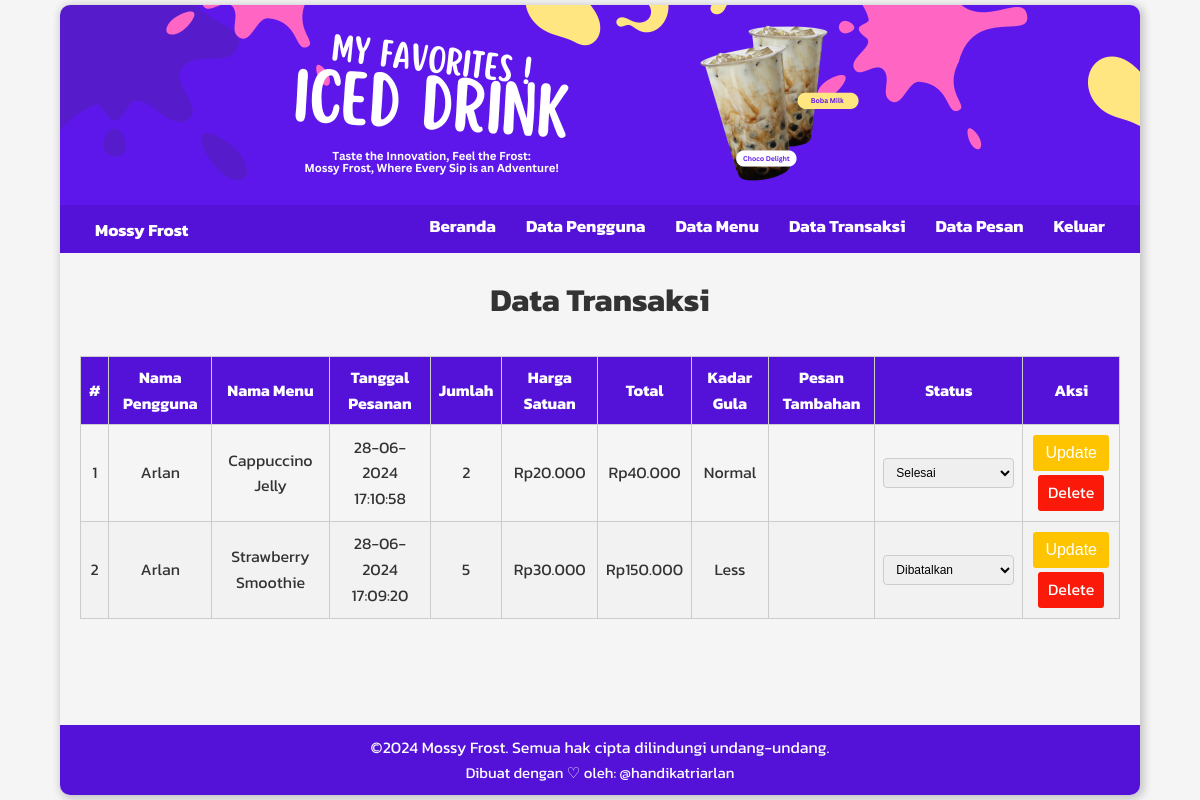
The app's page /data-order.php (signed in) with its own data.
### tables this page shows
CREATE TABLE `orders` (
  `id` int NOT NULL,
  `user_id` int NOT NULL,
  `menu_id` int NOT NULL,
  `shipping_address` text NOT NULL,
  `order_date` timestamp NULL DEFAULT CURRENT_TIMESTAMP,
  `quantity` int NOT NULL,
  `price` int NOT NULL,
  `sugar_level` enum('normal','less','half','no') NOT NULL,
  `additional_message` text,
  `status` enum('Pending','Selesai','Dibatalkan','Sedang Diantar','Sedang Diproses') NOT NULL DEFAULT 'Pending'
);

CREATE TABLE `users` (
  `id` int NOT NULL,
  `email` varchar(255) NOT NULL,
  `name` varchar(255) NOT NULL,
  `phone` varchar(20) NOT NULL,
  `address` text NOT NULL,
  `password` varchar(255) DEFAULT NULL,
  `role` enum('admin','user') DEFAULT 'user'
);

CREATE TABLE `menus` (
  `id` int NOT NULL,
  `name` varchar(255) NOT NULL,
  `description` text,
  `price` int NOT NULL,
  `image` varchar(255) DEFAULT NULL,
  `user_id` int NOT NULL
);

### data-order.php (the view, shortened to what this page needs)
<?php
include "config/connection.php";
$sql = "SELECT o.id, u.name as user_name, m.name as menu_name, o.shipping_address, o.order_date, o.quantity, o.price as menu_price, o.sugar_level, o.additional_message, o.status
        FROM orders o
        INNER JOIN users u ON o.user_id = u.id
        INNER JOIN menus m ON o.menu_id = m.id
        ORDER BY o.order_date DESC";
$stmt = $conn->prepare($sql);
$stmt->execute();
$transactions = $stmt->fetchAll(PDO::FETCH_ASSOC);
?>
<main>
    <h1 class="title">Data Transaksi</h1>
    <table class="order-history">
        <thead>
            <tr>
                <th>#</th>
                <th>Nama Pengguna</th>
                <th>Nama Menu</th>
                <th>Tanggal Pesanan</th>
                <th>Jumlah</th>
                <th>Harga Satuan</th>
                <th>Total</th>
                <th>Kadar Gula</th>
                <th>Pesan Tambahan</th>
                <th>Status</th>
                <th>Aksi</th>
            </tr>
        </thead>
        <tbody>
            <?php foreach ($transactions as $index => $transaction) : ?>
                <tr>
                    <td><?php echo $index + 1; ?></td>
                    <td><?php echo htmlspecialchars($transaction['user_name']); ?></td>
                    <td><?php echo htmlspecialchars($transaction['menu_name']); ?></td>
                    <td><?php echo date('d-m-Y H:i:s', strtotime($transaction['order_date'])); ?></td>
                    <td><?php echo $transaction['quantity']; ?></td>
                    <td>Rp<?php echo number_format($transaction['menu_price'], 0, ',', '.'); ?></td>
                    <td>Rp<?php echo number_format($transaction['menu_price'] * $transaction['quantity'], 0, ',', '.'); ?></td>
                    <td><?php echo ucfirst($transaction['sugar_level']); ?></td>
                    <td><?php echo htmlspecialchars($transaction['additional_message']); ?></td>
                    <td>
                        <form action="data-order.php" method="POST">
                            <select name="status" class="status-select">
                                <option value="selesai" <?php echo ($transaction['status'] == 'Selesai') ? 'selected' : ''; ?>>Selesai</option>
                                <option value="dibatalkan" <?php echo ($transaction['status'] == 'Dibatalkan') ? 'selected' : ''; ?>>Dibatalkan</option>
                            </select>
                        </td>
                        <td>
                            <div class="action-buttons">
                                <button type="submit" class="btn-update">Update</button>
                                <a href="data-order.php?delete=<?php echo $transaction['id']; ?>" class="btn-delete">Delete</a>
                            </div>
                    </td>
                </tr>
            <?php endforeach; ?>
        </tbody>
    </table>
</main>
<?php
$content = ob_get_clean();
include "layouts/app.php";
?>

### layouts/app.php (shortened to what this page needs)
<!DOCTYPE html>
<html lang="en">
<head>
    <link rel="stylesheet" href="assets/styles/style.css">
</head>
<body>
    <div class="container">
        <?php
        include "app/header.php";
        echo isset($content) ? $content : '';
        include "app/footer.php";
        ?>
    </div>
</body>
</html>

### layouts/app/header.php (shortened to what this page needs)
<header>
    <img src="assets/images/mossy-frost-header.png" alt="Mossy Frost Banner" class="header-img">
    <nav>
        <ul>
            <li class="brand"><a href="index.php">Mossy Frost</a></li>
            <li class="align-right"><a href="index.php">Beranda</a></li>
            <?php if (isset($_SESSION['user_id']) && $_SESSION['role'] == 'user') { ?>
                <li class="align-right"><a href="menu.php">Menu</a></li>
                <li class="align-right"><a href="order.php">Pesan</a></li>
                <li class="align-right"><a href="history.php">Riwayat</a></li>
                <li class="align-right"><a href="contact.php">Kontak</a></li>
                <li class="align-right"><a href="logout.php">Keluar</a></li>
            <?php } else if (isset($_SESSION['user_id']) && $_SESSION['role'] == 'admin') { ?>
                <li class="align-right"><a href="data-user.php">Data Pengguna</a></li>
                <li class="align-right"><a href="data-menu.php">Data Menu</a></li>
                <li class="align-right"><a href="data-order.php">Data Transaksi</a></li>
                <li class="align-right"><a href="data-message.php">Data Pesan</a></li>
                <li class="align-right"><a href="logout.php">Keluar</a></li>
            <?php } ?>
        </ul>
    </nav>
</header>

### layouts/app/footer.php
<footer>
    <p>&copy;2024 Mossy Frost. Semua hak cipta dilindungi undang-undang.</p>
    <p class="creator">Dibuat dengan ♡ oleh: <a href="https://handikatriarlan.w3spaces.com/" target="_blank">@handikatriarlan</a></p>
</footer>

### assets/styles/style.css (style rules this page uses)
* { margin: 0; padding: 0; box-sizing: border-box; }
html, body { height: 100%; font-family: "Kanit", sans-serif; line-height: 1.6; background-color: #f5f5f5; color: #333; }
body { display: flex; flex-direction: column; }
.container { display: flex; flex-direction: column; flex: 1; width: 1080px; margin: 5px auto; border-radius: 10px; box-shadow: 2px 2px 8px 2px rgba(0, 0, 0, 0.2); }
header { position: relative; }
.header-img { display: block; margin: 0 auto; border-top-left-radius: 10px; border-top-right-radius: 10px; max-width: 100%; height: auto; }
nav { position: absolute; top: 100%; left: 0; width: 100%; background-color: #5412d8; padding: 8px 10px; }
nav ul { list-style-type: none; margin: 0; padding: 0; text-align: right; margin-right: 20px; display: flex; flex-direction: row; }
nav ul li { display: inline; margin-left: 20px; }
nav .brand { float: left; margin-right: auto; color: #fff; font-size: 20px; }
nav .align-right { float: right; }
nav ul li a { text-decoration: none; color: #fff; font-weight: bold; font-size: 17px; padding: 13px 5px; }
main { padding: 20px; flex: 1; margin-top: 50px; }
.title { text-align: center; margin-bottom: 10px; }
.order-history { width: 100%; margin-top: 30px; border-collapse: collapse; }
.order-history th, .order-history td { border: 1px solid #ccc; padding: 8px; text-align: center; }
.order-history th { background-color: #5412d8; color: #fff; }
.order-history tbody tr:nth-child(even) { background-color: #f2f2f2; }
.status-select { padding: 6px 8px; border: 1px solid #ccc; border-radius: 4px; font-size: 12px; }
.btn-edit, .btn-delete, .btn-update { padding: 5px 10px; text-decoration: none; color: white; border-radius: 3px; display: block; margin: 2px; }
.btn-update { border: none; padding: 9px 12px; cursor: pointer; font-size: 16px; }
.btn-delete { background-color: #fb1a0a; }
.btn-update { background-color: rgb(255, 196, 0); }
.action-buttons { display: flex; flex-direction: column; justify-content: center; align-items: center; }
footer { background-color: #5412d8; color: #fff; padding: 10px; text-align: center; border-bottom-left-radius: 10px; border-bottom-right-radius: 10px; }
footer a { text-decoration: none; color: #fff; }
footer .creator { font-size: 15px; }

### records on screen
orders: user.name "Arlan", menu.name "Cappuccino Jelly", order_date "28-06-2024 17:10:58", quantity "2", price "20.000", $transaction['menu_price'] * $transaction['quantity'] "40.000", sugar_level "Normal", status "Selesai"
orders: user.name "Arlan", menu.name "Strawberry Smoothie", order_date "28-06-2024 17:09:20", quantity "5", price "30.000", $transaction['menu_price'] * $transaction['quantity'] "150.000", sugar_level "Less", status "Dibatalkan"
